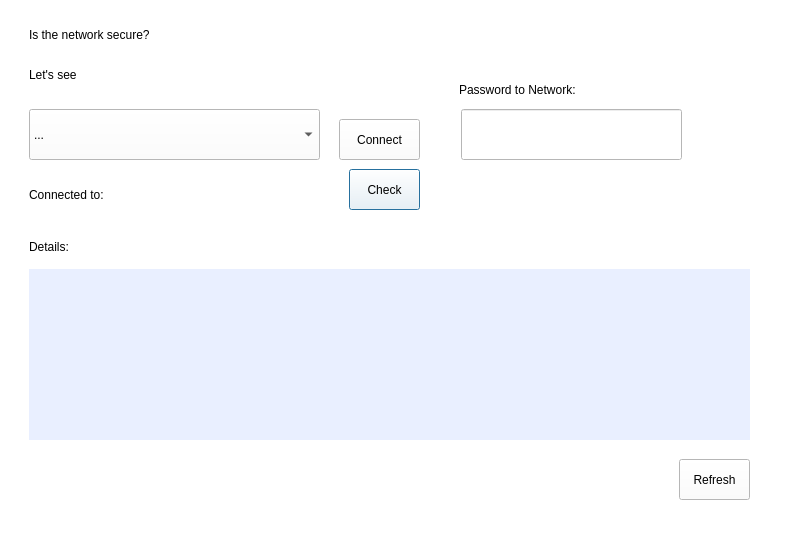
<?xml version="1.0" encoding="UTF-8"?>
<ui version="4.0">
 <class>Dialog</class>
 <widget class="QDialog" name="Dialog">
  <property name="geometry">
   <rect>
    <x>0</x>
    <y>0</y>
    <width>785</width>
    <height>552</height>
   </rect>
  </property>
  <property name="windowTitle">
   <string>Dialog</string>
  </property>
  <widget class="QWidget" name="widget" native="true">
   <property name="geometry">
    <rect>
     <x>-11</x>
     <y>-1</y>
     <width>891</width>
     <height>661</height>
    </rect>
   </property>
   <property name="styleSheet">
    <string notr="true">background-color: rgb(255, 255, 255);</string>
   </property>
   <widget class="QLabel" name="label">
    <property name="geometry">
     <rect>
      <x>40</x>
      <y>10</y>
      <width>301</width>
      <height>51</height>
     </rect>
    </property>
    <property name="styleSheet">
     <string notr="true">font: 16pt &quot;MS Shell Dlg 2&quot;;
font: 22pt &quot;MS Shell Dlg 2&quot;;</string>
    </property>
    <property name="text">
     <string>Is the network secure?</string>
    </property>
   </widget>
   <widget class="QLabel" name="label_2">
    <property name="geometry">
     <rect>
      <x>40</x>
      <y>60</y>
      <width>301</width>
      <height>31</height>
     </rect>
    </property>
    <property name="styleSheet">
     <string notr="true">font: 16pt &quot;MS Shell Dlg 2&quot;;
</string>
    </property>
    <property name="text">
     <string>Let's see</string>
    </property>
   </widget>
   <widget class="QComboBox" name="comboBox">
    <property name="geometry">
     <rect>
      <x>40</x>
      <y>110</y>
      <width>291</width>
      <height>51</height>
     </rect>
    </property>
    <item>
     <property name="text">
      <string>...</string>
     </property>
    </item>
   </widget>
   <widget class="QLabel" name="label_3">
    <property name="geometry">
     <rect>
      <x>40</x>
      <y>240</y>
      <width>71</width>
      <height>16</height>
     </rect>
    </property>
    <property name="styleSheet">
     <string notr="true">font: 12pt &quot;MS Shell Dlg 2&quot;;</string>
    </property>
    <property name="text">
     <string>Details:</string>
    </property>
   </widget>
   <widget class="QLabel" name="details_label">
    <property name="geometry">
     <rect>
      <x>40</x>
      <y>270</y>
      <width>721</width>
      <height>171</height>
     </rect>
    </property>
    <property name="styleSheet">
     <string notr="true">background-color: rgb(233, 239, 255);
font: 12pt &quot;MS Shell Dlg 2&quot;;</string>
    </property>
    <property name="text">
     <string/>
    </property>
   </widget>
   <widget class="QPushButton" name="check_btn">
    <property name="geometry">
     <rect>
      <x>360</x>
      <y>170</y>
      <width>71</width>
      <height>41</height>
     </rect>
    </property>
    <property name="text">
     <string>Check</string>
    </property>
   </widget>
   <widget class="QPushButton" name="refresh_btn">
    <property name="geometry">
     <rect>
      <x>690</x>
      <y>460</y>
      <width>71</width>
      <height>41</height>
     </rect>
    </property>
    <property name="text">
     <string>Refresh</string>
    </property>
   </widget>
   <widget class="QPushButton" name="connect_btn">
    <property name="geometry">
     <rect>
      <x>350</x>
      <y>120</y>
      <width>81</width>
      <height>41</height>
     </rect>
    </property>
    <property name="text">
     <string>Connect</string>
    </property>
   </widget>
   <widget class="QLabel" name="connected_label">
    <property name="geometry">
     <rect>
      <x>40</x>
      <y>180</y>
      <width>301</width>
      <height>31</height>
     </rect>
    </property>
    <property name="styleSheet">
     <string notr="true">
font: 12pt &quot;MS Shell Dlg 2&quot;;
</string>
    </property>
    <property name="text">
     <string>Connected to: </string>
    </property>
   </widget>
   <widget class="QLineEdit" name="password_field">
    <property name="geometry">
     <rect>
      <x>472</x>
      <y>110</y>
      <width>221</width>
      <height>51</height>
     </rect>
    </property>
   </widget>
   <widget class="QLabel" name="label_6">
    <property name="geometry">
     <rect>
      <x>470</x>
      <y>80</y>
      <width>301</width>
      <height>21</height>
     </rect>
    </property>
    <property name="styleSheet">
     <string notr="true">
font: 12pt &quot;MS Shell Dlg 2&quot;;
</string>
    </property>
    <property name="text">
     <string>Password to Network:</string>
    </property>
   </widget>
  </widget>
 </widget>
 <resources/>
 <connections/>
</ui>
